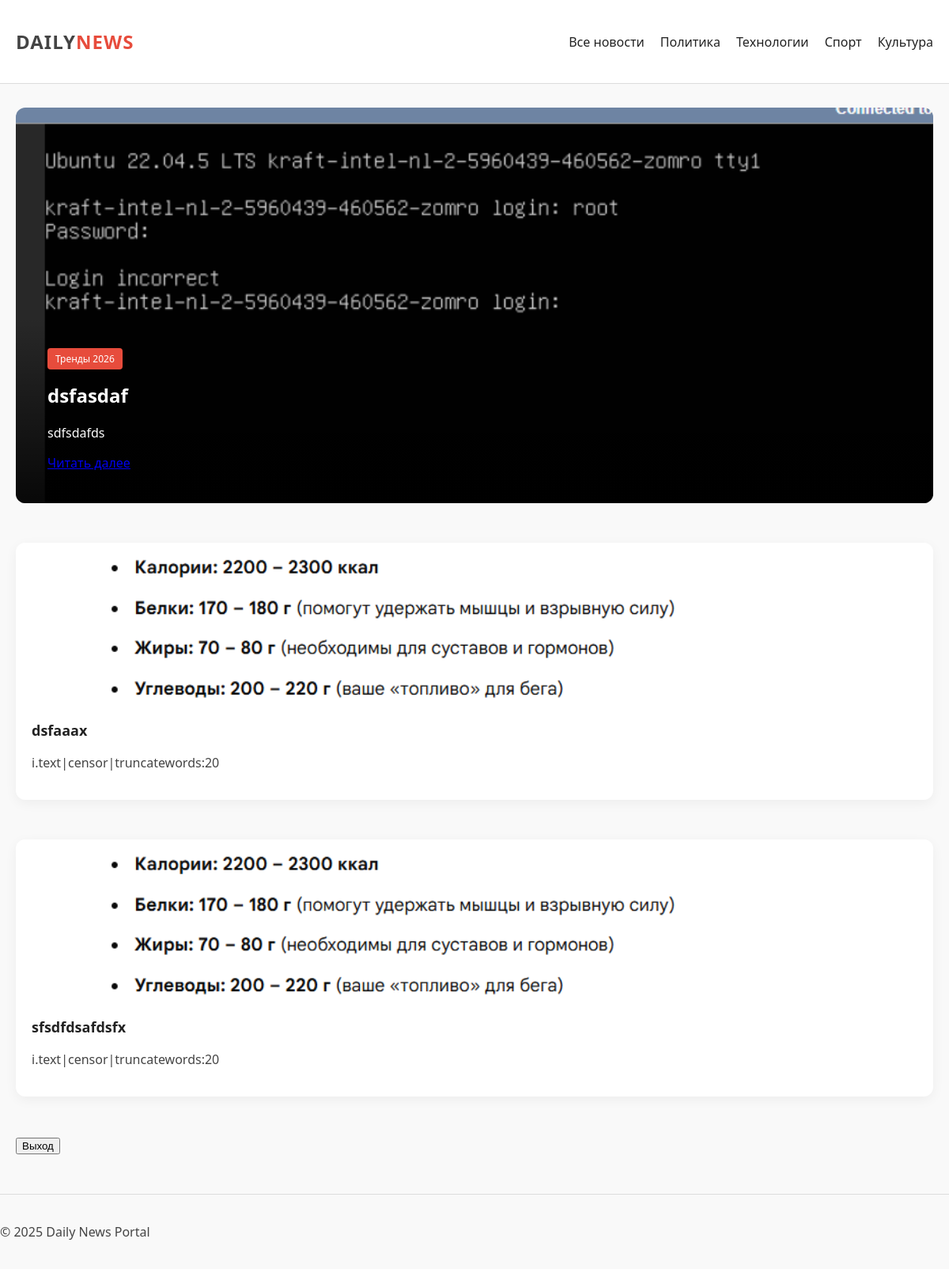
The app's page /, older data.
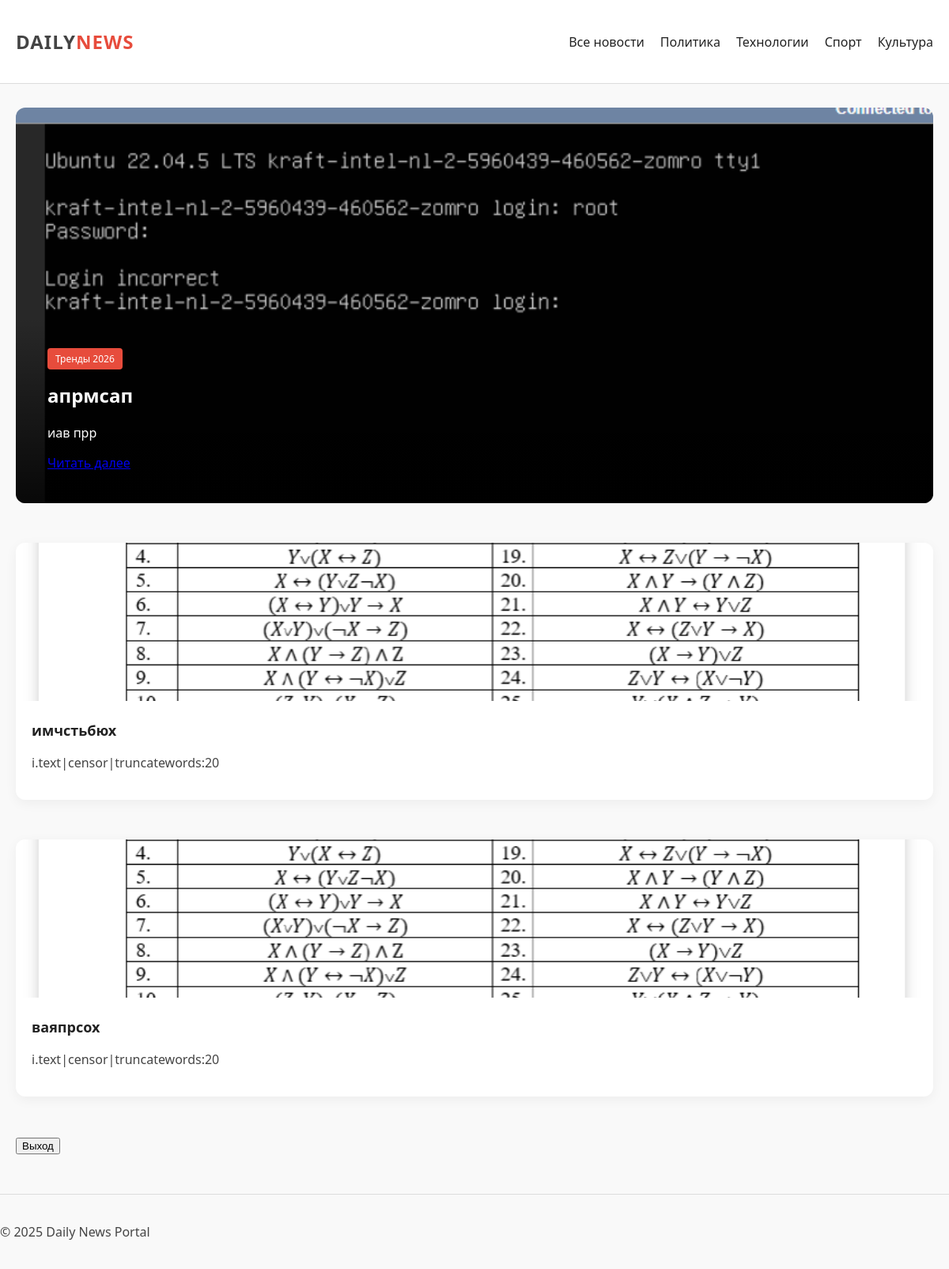
The same page, newer data.
### news/models.py (models this page shows, shortened)
class Tovar(models.Model):
    title = models.TextField(max_length=255)
    text = models.TextField()
    category = models.ForeignKey('Category', on_delete=models.CASCADE)
    data = models.DateTimeField(auto_now_add=True)
    image = models.ImageField(upload_to='img_news/', blank=True, verbose_name="Изображение")
    author = models.TextField(max_length=30)

### news/views.py (the view)
# urls.py: path('', index, name='index'),
def index(request):
    all_news = Tovar.objects.order_by('-data')[:3]
    context={
        'main_post': all_news[0] if all_news else None,
        'side_news': all_news[1:3]
    }
    return render(request, 'index.html', context)

### news/templatetags/news_filters.py (called while the page is built)
@register.filter(name='censor')
def censor(value):
    if not isinstance(value, str):
        return value
    text = value
    for word in BAD_WORDS:
        pattern = re.compile(re.escape(word), re.IGNORECASE)
        def replace_with_stars(match):
            w = match.group(0)
            return w[0] + '*' * (len(w) - 1)
        text = pattern.sub(replace_with_stars, text)
    return text

### templates/index.html (shortened to what this page needs)
{% extends 'default.html' %}
{% load news_filters %}
{% block content %}
    <section class="hero-news">
        <div class="hero-image"
             style="background-image: url('{% if main_post.image %}{{ main_post.image.url }}{% else %}via.placeholder.com{% endif %}');">
            <div class="hero-content">
                <span class="badge">Тренды 2026</span>
                <h2>{{ main_post.title|censor }}</h2>
                <p>{{ main_post.text|censor|truncatewords:20 }}</p>
                <a href="{% url 'news:news_detail' main_post.pk %}" class="btn">Читать далее</a>
            </div>
        </div>
    </section>
    {% for i in side_news %}
    <section class="news-grid">
        <article class="card">
            <img src="{{ i.image.url }}" alt="{{ i.title }}">
            <div class="card-body">
                <h3>{{i.title|censor}}х</h3>
                <p>i.text|censor|truncatewords:20</p>
            </div>
        </article>
    </section>
    {% endfor %}
    <form method="post" action="{% url 'account_logout' %}">
        <button type="submit" class="btn btn-link nav-link">Выход</button>
    </form>
{% endblock %}

### templates/default.html (shortened to what this page needs)
{% load static %}
<!DOCTYPE html>
<html lang="ru">
<head>
    <link rel="stylesheet" href="{% static 'style.css' %}">
</head>
<body>
    <header class="navbar">
        <div class="container">
            <h1 class="logo">Daily<span>News</span></h1>
            <nav>
                <ul>
                    <li><a href="{% url 'news:news' %}">Все новости</a></li>
                    <li><a href="#">Политика</a></li>
                    <li><a href="#">Технологии</a></li>
                    <li><a href="#">Спорт</a></li>
                    <li><a href="#">Культура</a></li>
                </ul>
            </nav>
        </div>
    </header>
    <main class="container">
        {% block content %}{% endblock %}
    </main>
    <footer class="container" style="margin-top: 50px; padding: 20px 0; border-top: 1px solid #ddd;">
        <p>&copy; 2025 Daily News Portal</p>
    </footer>
</body>
</html>

### static/style.css (style rules this page uses)
:root { --primary: #222; --accent: #e74c3c; --text: #444; --bg: #f9f9f9; }
body { font-family: 'Segoe UI', sans-serif; background-color: var(--bg); margin: 0; color: var(--text); }
.container { max-width: 1200px; margin: 0 auto; padding: 0 20px; }
.navbar { background: #fff; border-bottom: 1px solid #ddd; padding: 20px 0; position: sticky; top: 0; z-index: 100; }
.navbar .container { display: flex; justify-content: space-between; align-items: center; }
.logo { font-size: 24px; text-transform: uppercase; letter-spacing: 1px; }
.logo span { color: var(--accent); font-weight: bold; }
nav ul { display: flex; list-style: none; gap: 20px; }
nav a { text-decoration: none; color: var(--primary); font-weight: 500; transition: 0.3s; }
.hero-news { margin-top: 30px; border-radius: 12px; overflow: hidden; }
.hero-image { height: 500px; background-size: cover; display: flex; align-items: flex-end; }
.hero-content { background: linear-gradient(transparent, rgba(0,0,0,0.8)); color: white; padding: 40px; width: 100%; }
.badge { background: var(--accent); padding: 5px 10px; border-radius: 4px; font-size: 12px; }
.news-grid { display: grid; grid-template-columns: repeat(auto-fit, minmax(300px, 1fr)); gap: 30px; margin: 50px 0; }
.card { background: #fff; border-radius: 12px; overflow: hidden; box-shadow: 0 4px 15px rgba(0,0,0,0.05); transition: 0.3s; }
.card img { width: 100%; height: 200px; object-fit: cover; }
.card-body { padding: 20px; }
.card-body h3 { margin-top: 0; font-size: 18px; color: var(--primary); }

Row changes from the older to the newer data that the page shows:
removed Tovar: image (picture), title|censor "dsfasdaf", text|censor "sdfsdafds"
removed Tovar: image (picture), title|censor "dsfaaa"
removed Tovar: image (picture), title|censor "sfsdfdsafdsf"
now on this page (row edited): Tovar: image (picture), title|censor "апрмсап", text|censor "иав прр"
added Tovar: image (picture), title|censor "имчстьбю"
added Tovar: image (picture), title|censor "ваяпрсо"
